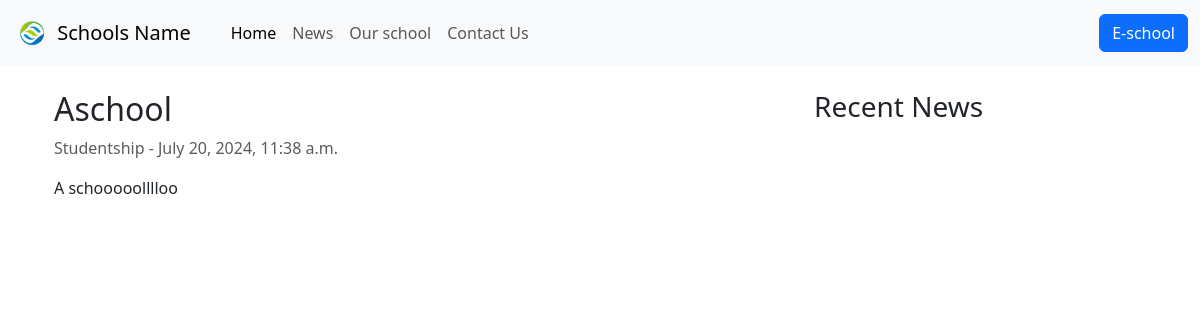
The page /news/post/2024/7/20/A-schooollll on the database its author committed.
### news/models.py (models this page shows, shortened)
class Post(models.Model):
  class Categories(models.TextChoices):
    STUDENTSHIP = 'Studentship', 'Studentship'
    EOPEP = 'EOPEP', 'Eopep Examinations'
    EXAMINATIONS = 'EXAMS', 'Examinations'
  class Status(models.TextChoices):
    DRAFT = 'Draft', 'Draft'
    PUBLISHED = 'Published', 'Published'
  title = models.CharField(max_length=255)
  category = models.CharField(max_length=15,
                              choices=Categories.choices,
                              default=Categories.STUDENTSHIP)
  slug = models.SlugField(max_length=255, unique_for_date='published')
  author = models.ForeignKey(SchoolUser,
                            on_delete=models.CASCADE,
                            related_name='news')
  body = CKEditor5Field(config_name='extends')
  published = models.DateTimeField(default=timezone.now)
  created = models.DateTimeField(auto_now_add=True)
  updated = models.DateTimeField(auto_now=True)
  status = models.CharField(max_length=10,
                            choices=Status.choices,
                            default=Status.DRAFT)
  class Meta:
    ordering = ['-published']
    indexes = [
          models.Index(fields=['-published']),
        ]

### core/views.py (the view)
# urls.py: path('news/post/<int:year>/<int:month>/<int:day>/<slug:post>', views.PostDetails, name='Post_Details'),
def PostDetails(request, year, month, day, post):
  post = get_object_or_404(Post,
                          status=Post.Status.PUBLISHED,
                          slug = post,
                          published__year = year,
                          published__month = month,
                          published__day = day)
  recent_posts = Post.objects.filter(status= Post.Status.PUBLISHED, category = post.category).exclude(id=post.id)[:3]
  return render(request, 'core/news/details.html', {'post':post,
                                                    'recent_posts':recent_posts})

### core/templates/core/news/details.html (shortened to what this page needs)
{% extends 'base.html' %}
{% block content %}
<div class="container">
<div class="row">
  <div class="p-4 col-md-8 col-12">
    <h2>{{post.title}}</h2>
    <p class="text-muted">{{post.category}} - {{post.published}}</p>
    <p>{{post.body|safe}}</p>
  </div>
  <div class="p-4 col" id="recentNews">
    <h3>Recent News</h3>
  </div>
</div>
</div>
{% endblock %}

### core/templates/base.html (style rules this page uses)
@media (min-width:989px) { #recentNews { position:static; } }

### rows shown on the page
Post: title "Aschool", category "Studentship", published "July 20, 2024, 11:38 a.m.", body "A schooooolllloo"
